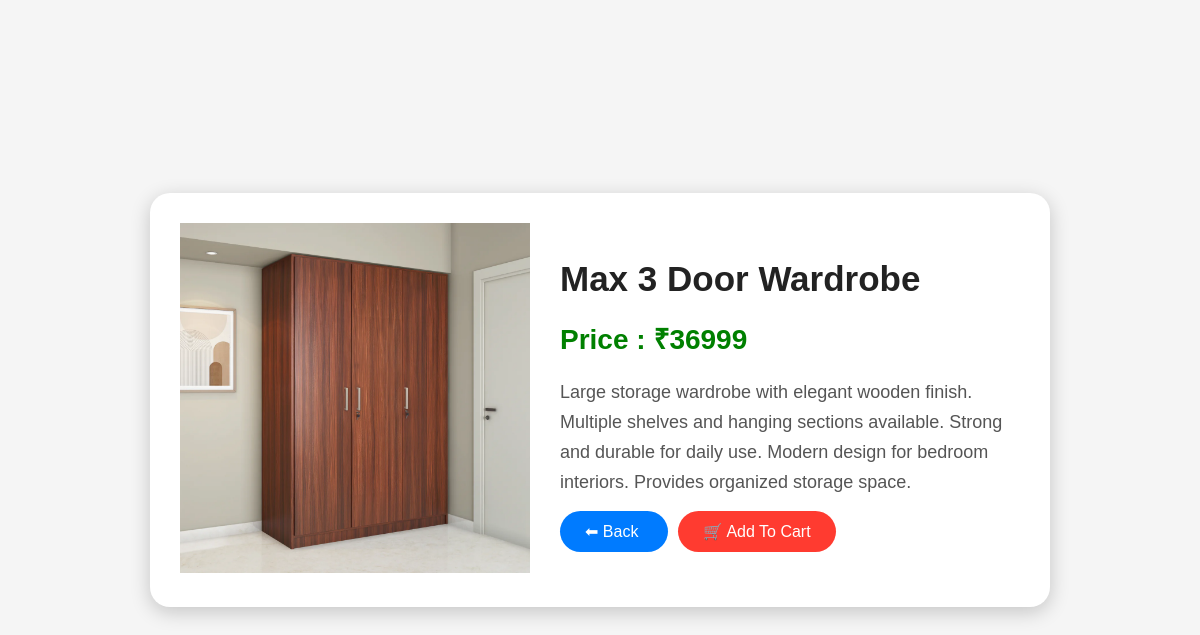
The page /product/13/ on the database its author committed.
### store/models.py (models this page shows, shortened)
class Product(models.Model):
    name = models.CharField(
        max_length=100
    )
    price = models.IntegerField()
    description = models.TextField()
    image = models.ImageField(
        upload_to='products/'
    )
    category = models.CharField(
        max_length=50,
        default="Furniture"
    )
    material = models.CharField(
        max_length=100,
        default="Wood"
    )
    dimensions = models.CharField(
        max_length=100,
        default="Standard Size"
    )

### store/views.py (the view)
# urls.py: path('product/<int:id>/', views.product_detail, name='product_detail'),
def product_detail(request,id):
    product=Product.objects.get(
        id=id
    )
    return render(
        request,
        'product_detail.html',
        {
            'product':product
        }
    )

### store/templates/product_detail.html (shortened to what this page needs)
<!DOCTYPE html>
<html>
<head>
</head>
<body>
<div class="container">
<div class="image-box">
<img src="{{product.image.url}}">
</div>
<div class="details">
<h1>
{{product.name}}
</h1>
<h2>
Price : ₹{{product.price}}
</h2>
<p>
{{product.description}}
</p>
<a href="/" class="btn back-btn">
⬅ Back
</a>
<a href="{% url 'add_to_cart' product.id %}" class="btn cart-btn">
🛒 Add To Cart
</a>
</div>
</div>
</body>
</html>

### store/templates/product_detail.html (style rules this page uses)
* { margin:0; padding:0; box-sizing:border-box; font-family:Arial,sans-serif; }
body { background:#f5f5f5; display:flex; justify-content:center; align-items:center; min-height:100vh; }
.container { background:white; width:900px; padding:30px; border-radius:20px; box-shadow:0 5px 20px rgba(0,0,0,.2); display:flex; gap:30px; align-items:center; }
.image-box img { width:350px; height:350px; object-fit:contain; }
.details { flex:1; }
h1 { font-size:35px; margin-bottom:20px; color:#222; }
h2 { color:green; font-size:28px; margin-bottom:20px; }
p { font-size:18px; line-height:30px; margin-bottom:25px; color:#555; }
.btn { border:none; padding:12px 25px; border-radius:30px; cursor:pointer; color:white; font-size:16px; text-decoration:none; margin-right:10px; }
.back-btn { background:#007bff; }
.cart-btn { background:#ff3b30; }

### rows shown on the page
Product: image (picture), name "Max 3 Door Wardrobe", price "36999", description "Large storage wardrobe with elegant wooden finish. Multiple shelves and hanging sections available. Strong and durable for daily use. Modern design for bedroom interiors. Provides organized storage space."
